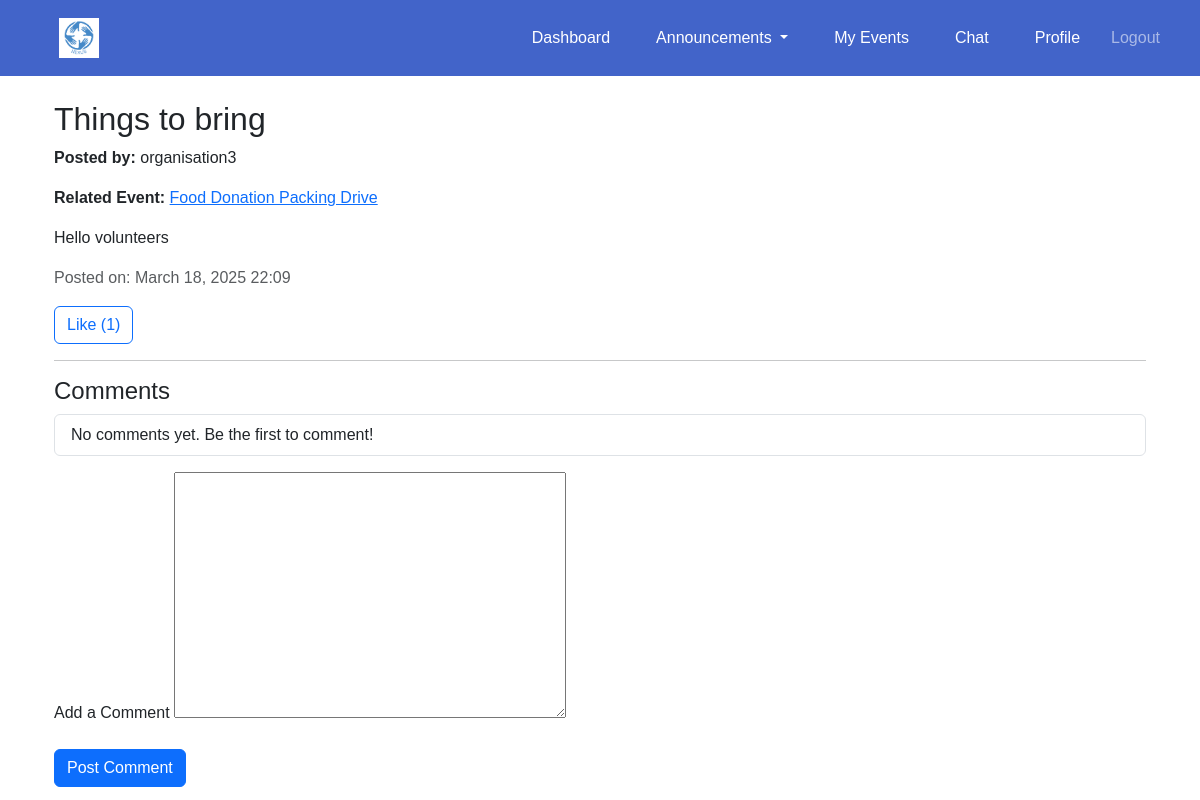
/announcements/1/ (signed in), run on an earlier commit of the app's database.
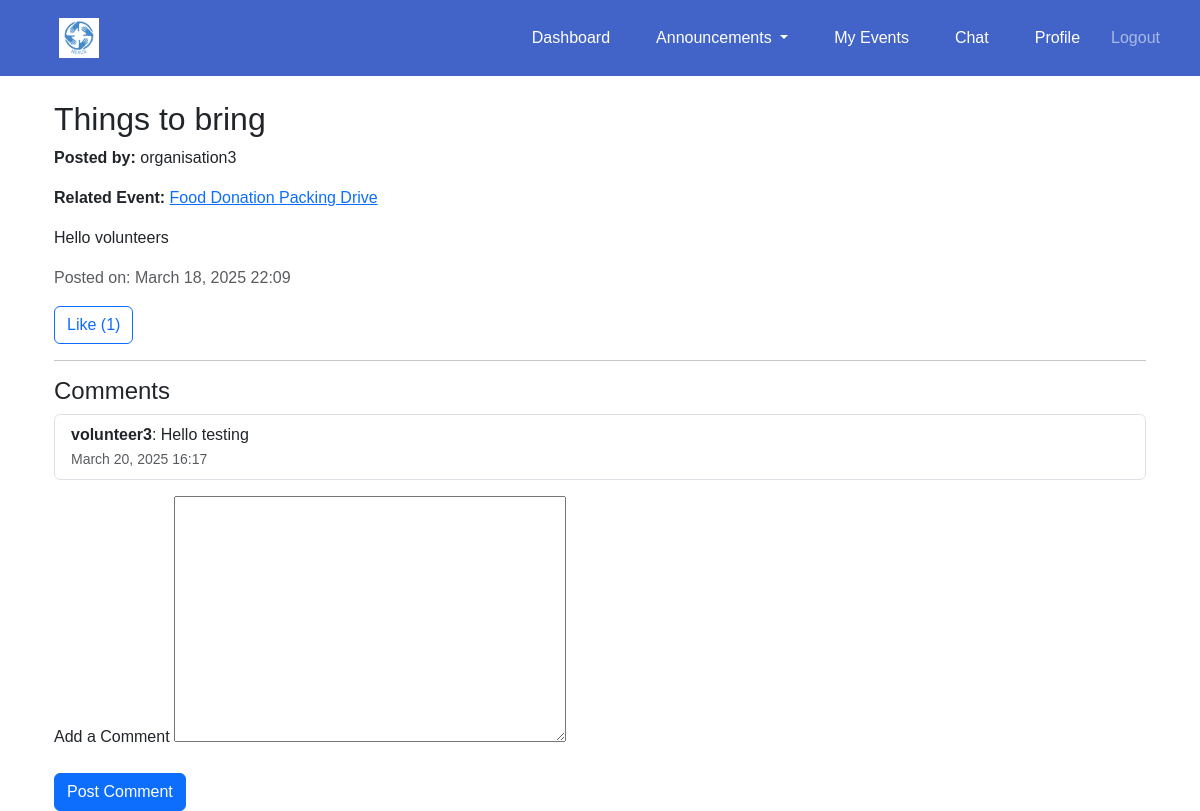
And on a later commit of the database.
### announcements/models.py (models this page shows, shortened)
class Announcement(models.Model):
    organisation = models.ForeignKey(
        settings.AUTH_USER_MODEL, on_delete=models.CASCADE, related_name="announcements"
    )
    event = models.ForeignKey(
        Event, on_delete=models.CASCADE, related_name="announcements", blank=True, null=True
    )  # Optional: Can be linked to a specific event or be a general announcement
    title = models.CharField(max_length=255)
    content = models.TextField()
    created_at = models.DateTimeField(auto_now_add=True)

class AnnouncementComment(models.Model):
    announcement = models.ForeignKey(
        Announcement, on_delete=models.CASCADE, related_name="comments"
    )
    user = models.ForeignKey(
        settings.AUTH_USER_MODEL, on_delete=models.CASCADE
    )
    comment = models.TextField()
    created_at = models.DateTimeField(auto_now_add=True)

### accounts/models.py (models this page shows, shortened)
class CustomUser(AbstractUser):
    USER_TYPE_CHOICES = [
        ('volunteer', 'Volunteer'),
        ('organisation', 'Organisation'),
    ]
    user_type = models.CharField(max_length=20, choices=USER_TYPE_CHOICES)
    contact_number = models.CharField(max_length=10, blank= True, null=True)
    full_name = models.CharField(max_length=255, blank=True, null=True)
    personnel_name = models.CharField(max_length=255, blank=True, null=True)
    profile_picture = models.ImageField(upload_to='profile_pics/', blank=True, null=True)

### events/models.py (models this page shows, shortened)
class Event(models.Model):
    CATEGORY_CHOICES = [
        ('education', 'Education'),
        ('social development', 'Social Development'),
        ('senior citizen', 'Senior Citizen'),
    ]
    organisation = models.ForeignKey(settings.AUTH_USER_MODEL, on_delete=models.CASCADE)
    name = models.CharField(max_length=255)
    description = models.TextField()
    date = models.DateTimeField()
    start_time = models.TimeField(default=time(9, 0))  # Default: 09:00 AM
    end_time = models.TimeField(default=time(17, 0))  # Default: 05:00 PM
    location = models.CharField(max_length=255)
    volunteers_needed = models.PositiveIntegerField()
    roles_responsibilities = models.TextField()
    category = models.CharField(max_length=50, choices=CATEGORY_CHOICES, blank=False, default='Education')

### announcements/views.py (the view)
# urls.py: path("<int:announcement_id>/", views.announcement_detail, name="announcement_detail"),
@login_required
def announcement_detail(request, announcement_id):
    announcement = get_object_or_404(Announcement, id=announcement_id)
    comments = announcement.comments.all()
    comment_form = AnnouncementCommentForm()
    return render(request, "announcements/announcement_detail.html", {
        "announcement": announcement,
        "comments": comments,
        "comment_form": comment_form
    })

### announcements/forms.py
class AnnouncementCommentForm(forms.ModelForm):
    class Meta:
        model = AnnouncementComment
        fields = ['comment']

### announcements/templates/announcements/announcement_detail.html (shortened to what this page needs)
{% extends "base.html" %}
{% block content %}
<div class="container mt-4">
    <h2>{{ announcement.title }}</h2>
    <p><strong>Posted by:</strong> {{ announcement.organisation.username }}</p>
    {% if announcement.event %}
    <p><strong>Related Event:</strong> <a href="{% url 'events:event_detail' announcement.event.id %}">{{ announcement.event.name }}</a></p>
    {% endif %}
    <p class="mt-3">{{ announcement.content }}</p>
    <p class="text-muted">Posted on: {{ announcement.created_at|date:"F d, Y H:i" }}</p>
    <form action="{% url 'announcements:like_announcement' announcement.id %}" method="post">
        <button type="submit" class="btn btn-outline-primary">
            Like ({{ announcement.likes.count }})
        </button>
    </form>
    <hr>
    <h4>Comments</h4>
    <ul class="list-group mb-3">
        {% for comment in comments %}
            <li class="list-group-item">
                <strong>{{ comment.user.username }}</strong>: {{ comment.comment }}
                <br>
                <small class="text-muted">{{ comment.created_at|date:"F d, Y H:i" }}</small>
            </li>
        {% empty %}
            <li class="list-group-item">No comments yet. Be the first to comment!</li>
        {% endfor %}
    </ul>
    <form action="{% url 'announcements:add_comment' announcement.id %}" method="post">
        <div class="mb-3">
            <label for="comment" class="form-label">Add a Comment</label>
            {{ comment_form.comment }}
        </div>
        <button type="submit" class="btn btn-primary">Post Comment</button>
    </form>
</div>
{% endblock %}

### templates/base.html (shortened to what this page needs)
{% load static %}
<!DOCTYPE html>
<html lang="en">
<head>
    <link rel="stylesheet" href="https://cdn.jsdelivr.net/npm/bootstrap@5.3.0/dist/css/bootstrap.min.css">
</head>
<body>
<nav class="navbar navbar-expand-lg navbar-dark">
    <div class="container-fluid">
        <a class="navbar-brand" href="{% if request.user.user_type == 'organisation' %}{% url 'events:organisation_dashboard' %}{% else %}{% url 'events:volunteer_dashboard' %}{% endif %}">
            <img src="{% static 'images/Nexus_logo.png' %}" alt="Logo" height="40">
        </a>
        <div class="collapse navbar-collapse" id="navbarNav">
            <ul class="navbar-nav ms-auto">
                <li class="nav-item">
                    <a class="nav-link" href="{% if request.user.user_type == 'organisation' %}{% url 'events:organisation_dashboard' %}{% else %}{% url 'events:volunteer_dashboard' %}{% endif %}">Dashboard</a>
                </li>
                {% if request.user.is_authenticated %}
                <li class="nav-item dropdown">
                    <a class="nav-link dropdown-toggle" href="#" id="navbarDropdown" role="button" data-bs-toggle="dropdown" aria-expanded="false">
                        Announcements
                    </a>
                </li>
                {% endif %}
                <li class="nav-item">
                    <a class="nav-link" href="{% if request.user.user_type == 'organisation' %}{% url 'events:organisation_events' %}{% else %}{% url 'events:volunteer_events' %}{% endif %}">My Events</a>
                </li>
                <li class="nav-item">
                    <a class="nav-link" href="{% url 'chat:chat_home' %}">
                        Chat
                    </a>
                </li>
                {% if request.user.is_authenticated %}
                    <li class="nav-item">
                        <a class="nav-link" href="{% url 'accounts:profile' %}">Profile</a>
                    </li>
                    <li class="nav-item">
                        <form action="{% url 'accounts:logout' %}" method="post" class="d-inline">
                            <button type="submit" class="btn btn-link nav-link">Logout</button>
                        </form>
                    </li>
                {% endif %}
            </ul>
        </div>
    </div>
</nav>
<div class="container mt-4">
    {% block content %}{% endblock %}
</div>
<div class="toast-container position-fixed top-0 end-0 p-3">
</div>
</body>
</html>

### templates/base.html (style rules this page uses)
body { margin: 0; font-family: Arial, sans-serif; }
.navbar { display: flex; justify-content: space-between; align-items: center; background-color: #4264c9; padding: 10px 20px; }
.navbar img { height: 40px; cursor: pointer; }
.navbar a { color: white; text-decoration: none; margin: 0 15px; padding: 8px 12px; border-radius: 5px; }

What changed in the data, as far as the page shows it:
added AnnouncementComment: user.username "volunteer3", comment "Hello testing", created_at "March 20, 2025 16:17"
Also different on the page:
text no longer shown: "No comments yet. Be the first to comment!"
